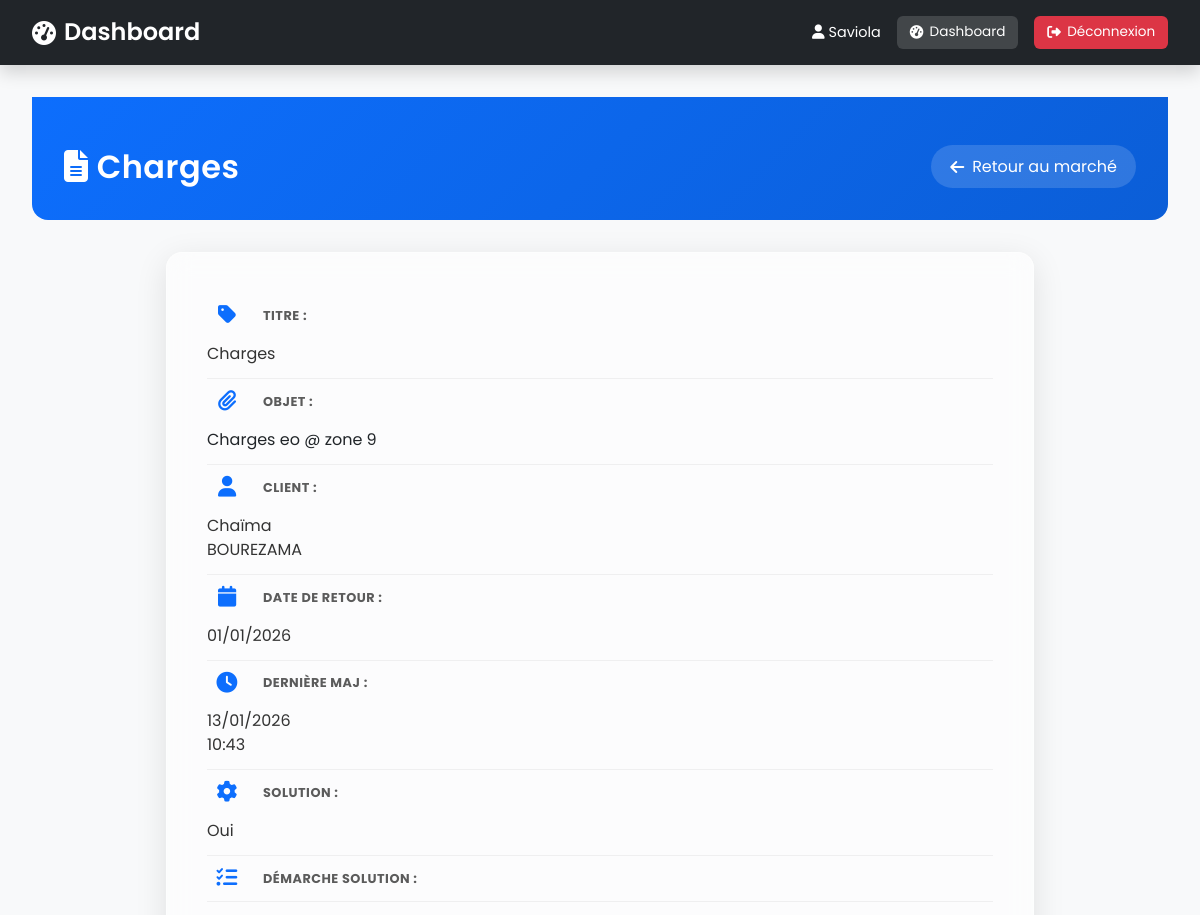
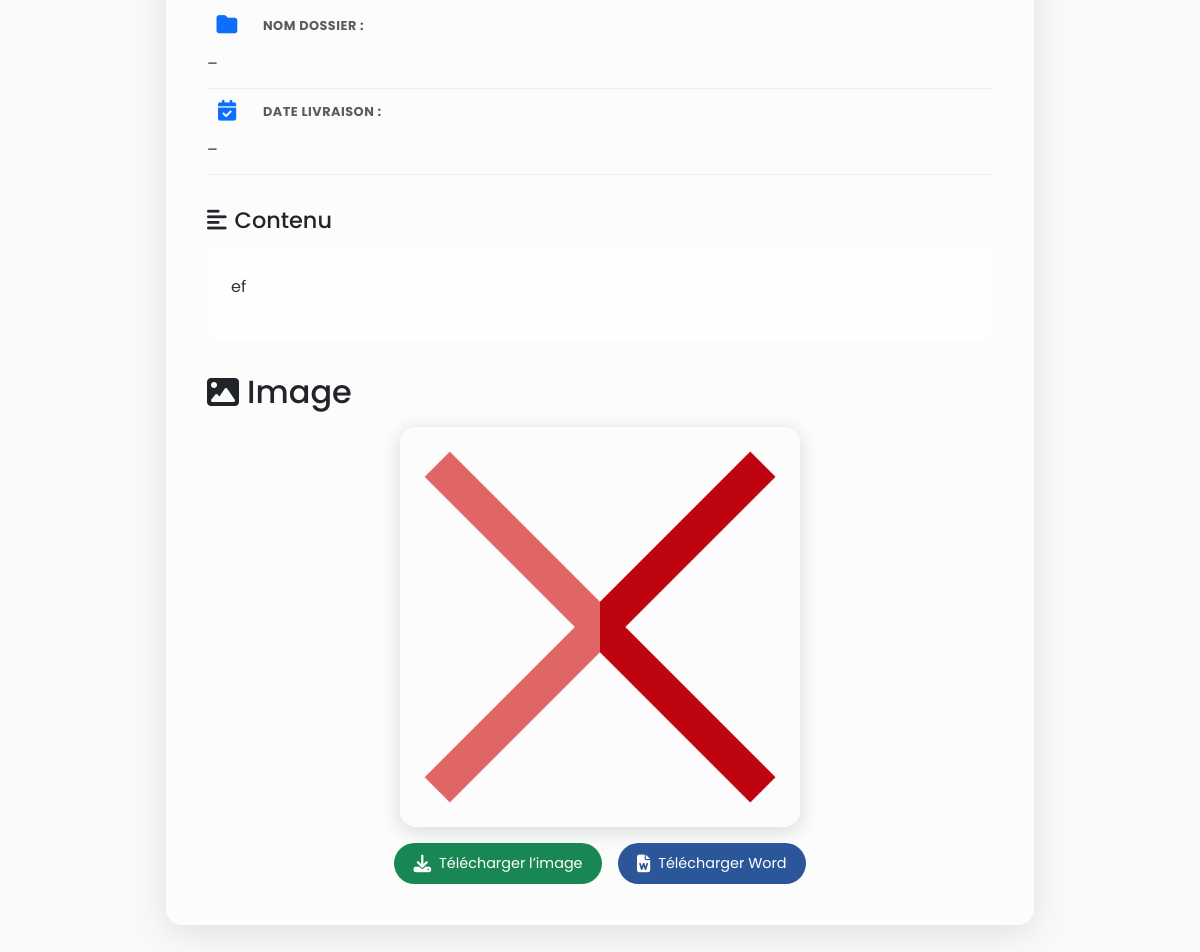
The page /marches/carte/voir/5/ (signed in) on the database its author committed (2 pictures, top to bottom).
### marches/models.py (models this page shows, shortened)
class Carte(models.Model):
    marche_detaille = models.ForeignKey(MarcheDetaille, on_delete=models.CASCADE, related_name='cartes')
    titre = models.CharField(max_length=200)
    objet = models.CharField(max_length=200, blank=True)
    contenu = models.TextField()
    image = models.ImageField(upload_to='cartes_images/', blank=True, null=True)
    nom_client = models.ForeignKey(NomClient, on_delete=models.PROTECT, blank=True, null=True)
    date_retour = models.DateField()
    date_maj = models.DateTimeField(auto_now=True)
    solution = models.ForeignKey(Solution, on_delete=models.PROTECT)
    demarche_solution = models.TextField(blank=True, help_text="À remplir uniquement si la solution choisie l’exige")
    nom_dossier = models.CharField(max_length=200, blank=True, help_text="Nom du dossier associé")
    date_livraison = models.DateField(blank=True, null=True, help_text="À remplir uniquement si la solution choisie l’exige")
    class Meta:
        verbose_name = 'Carte'
        verbose_name_plural = 'Cartes'

class NomClient(models.Model):
    nom = models.CharField(max_length=100, unique=True)
    def __str__(self):
        return self.nom

class Solution(models.Model):
    nom = models.CharField(max_length=100, unique=True)
    demande_demarche = models.BooleanField(default=False, help_text="Cocher si une démarche doit être saisie")
    def __str__(self):
        return self.nom

### marches/views.py (the view)
# urls.py: path('carte/voir/<int:carte_id>/',                  views.voir_carte_view,      name='voir_carte'),
@login_required
def voir_carte_view(request, carte_id):
    carte = get_object_or_404(Carte, id=carte_id)
    return render(request, 'marches/carte_detail.html', {'carte': carte})

### marches/templates/marches/carte_detail.html (shortened to what this page needs)
{% extends 'dashboard/base.html' %}
{% load static %}
{% block extra_css %}
<link rel="stylesheet" href="{% static 'marches/css/carte_detail.css' %}">
{% endblock %}
{% block content %}
<section class="carte-detail-header">
  <h1><i class="fas fa-file-alt"></i> {{ carte.titre }}</h1>
  <a href="{% url 'marches:description' carte.marche_detaille.id %}" class="btn-retour">
    <i class="fas fa-arrow-left"></i> Retour au marché
  </a>
</section>
<main class="carte-detail-main">
  <div class="detail-card">
    <div class="detail-row"><i class="fas fa-tag"></i><strong>Titre :</strong> {{ carte.titre }}</div>
    <div class="detail-row"><i class="fas fa-paperclip"></i><strong>Objet :</strong> <span class="detail-objet">{{ carte.objet|default:"Non renseigné" }}</span></div>
    <div class="detail-row"><i class="fas fa-user"></i><strong>Client :</strong> {{ carte.nom_client|default:"Non renseigné" }}</div>
    <div class="detail-row"><i class="fas fa-calendar"></i><strong>Date de retour :</strong> {{ carte.date_retour|date:"d/m/Y" }}</div>
    <div class="detail-row"><i class="fas fa-clock"></i><strong>Dernière MAJ :</strong> {{ carte.date_maj|date:"d/m/Y H:i" }}</div>
    <div class="detail-row"><i class="fas fa-cog"></i><strong>Solution :</strong> {{ carte.solution }}</div>
    {% if carte.solution.demande_demarche %}
    <div class="detail-demarche">
      <div class="detail-row"><i class="fas fa-tasks"></i><strong>Démarche solution :</strong></div>
      <div class="detail-row"><i class="fas fa-folder"></i><strong>Nom dossier :</strong> {{ carte.nom_dossier|default:"–" }}</div>
      <div class="detail-row"><i class="fas fa-calendar-check"></i><strong>Date livraison :</strong> {{ carte.date_livraison|date:"d/m/Y"|default:"–" }}</div>
    </div>
    {% endif %}
    <div class="detail-content">
      <h2><i class="fas fa-align-left"></i> Contenu</h2>
      <div class="contenu">{{ carte.contenu|linebreaks }}</div>
    </div>
    {% if carte.image %}
    <div class="detail-image">
      <h2><i class="fas fa-image"></i> Image</h2>
      <img src="{{ carte.image.url }}" alt="{{ carte.titre }}">
      <div class="detail-downloads">
        <a href="{{ carte.image.url }}" download class="btn-down img">
          <i class="fas fa-download"></i> Télécharger l’image
        </a>
        <a href="{% url 'marches:download_word' carte.id %}" class="btn-down word">
          <i class="fas fa-file-word"></i> Télécharger Word
        </a>
      </div>
    </div>
    {% endif %}
  </div>
</main>
{% endblock %}

### dashboard/templates/dashboard/base.html (shortened to what this page needs)
{% load static %}
<!DOCTYPE html>
<html lang="fr">
<head>
    <link rel="stylesheet" href="https://cdnjs.cloudflare.com/ajax/libs/font-awesome/6.4.0/css/all.min.css">
    <link href="https://cdn.jsdelivr.net/npm/bootstrap@5.3.2/dist/css/bootstrap.min.css" rel="stylesheet">
    <link rel="stylesheet" href="{% static 'dashboard/css/dashboard.css' %}">
    {% block extra_css %}{% endblock %}
</head>
<body>
    <header>
        <h1><i class="fas fa-tachometer-alt"></i> Dashboard</h1>
        <div class="header-actions">
            <span class="user-name"><i class="fas fa-user"></i> {{ request.user.username }}</span>
            {% if request.resolver_match.url_name != 'dashboard' %}
            <nav class="breadcrumb-bar">
                <a href="{% url 'dashboard:dashboard' %}" class="btn-nav">
                    <i class="fas fa-tachometer-alt"></i> Dashboard
                </a>
            </nav>
            {% endif %}
            <a href="{% url 'authentification:logout' %}" class="btn-logout">
                <i class="fas fa-sign-out-alt"></i> Déconnexion
            </a>
        </div>
    </header>
    <main>
        {% block content %}{% endblock %}
    </main>
</body>
</html>

### dashboard/static/dashboard/css/dashboard.css (style rules this page uses)
:root { --primary-color: #0d6efd; --secondary-color: #6c757d; --success-color: #28a745; --danger-color: #dc3545; --light-color: #f8f9fa; --dark-color: #212529; --shadow-sm: 0 .125rem .25rem rgba(0,0,0,.075); --shadow-md: 0 .5rem 1rem rgba(0,0,0,.15); --shadow-lg: 0 1rem 3rem rgba(0,0,0,.175); --transition: all .3s ease; }
body { font-family: 'Poppins', 'Segoe UI', Roboto, Arial, sans-serif; background: var(--light-color); margin: 0; padding: 0; color: #333; }
header { background: var(--dark-color); color: #fff; padding: 1rem 2rem; display: flex; justify-content: space-between; align-items: center; box-shadow: var(--shadow-md); position: sticky; top: 0; z-index: 100; }
header h1 { margin: 0; font-size: 1.5rem; font-weight: 600; display: flex; align-items: center; gap: .5rem; }
.header-actions { display: flex; align-items: center; gap: 1rem; }
.user-name { font-size: .9rem; color: #fff; white-space: nowrap; }
.breadcrumb-bar { display: flex; gap: .5rem; }
.btn-nav { background: rgba(255,255,255,.15); color: #fff; padding: .4rem .8rem; border-radius: .375rem; text-decoration: none; font-size: .85rem; display: inline-flex; align-items: center; gap: .4rem; transition: background .2s; }
.btn-logout { background: var(--danger-color); color: #fff; padding: .4rem .8rem; border-radius: .375rem; text-decoration: none; font-size: .85rem; display: inline-flex; align-items: center; gap: .4rem; transition: background .2s; }
main { padding: 2rem; max-width: 1400px; margin: 0 auto; }
main h2 { color: var(--dark-color); margin-bottom: 1.5rem; display: flex; align-items: center; gap: .5rem; }

### marches/static/marches/css/carte_detail.css (style rules this page uses)
:root { --primary: #0d6efd; --danger: #dc3545; --glass: rgba(255, 255, 255, 0.55); --shadow: 0 8px 32px rgba(0, 0, 0, 0.1); --radius: 16px; --txt: #212529; --bg: #f5f7fb; --grad: linear-gradient(135deg, var(--primary) 0%, #0b5ed7 100%); }
.carte-detail-header { background: var(--grad); color: #fff; padding: 3rem 2rem 2rem; border-radius: 0 0 var(--radius) var(--radius); display: flex; justify-content: space-between; align-items: center; flex-wrap: wrap; gap: 1rem; animation: fadeIn 0.6s ease; }
.carte-detail-header h1 { margin: 0; font-size: 2rem; font-weight: 600; letter-spacing: 0.5px; }
.btn-retour { background: rgba(255, 255, 255, 0.15); color: #fff; padding: 0.6rem 1.2rem; border-radius: 50rem; text-decoration: none; display: inline-flex; align-items: center; gap: 0.5rem; transition: background 0.3s, transform 0.2s; }
.carte-detail-main { max-width: 900px; margin: 2rem auto; padding: 0 1rem; }
.detail-card { background: var(--glass); backdrop-filter: blur(12px); border: 1px solid rgba(255, 255, 255, 0.4); border-radius: var(--radius); box-shadow: var(--shadow); padding: 2.5rem; animation: fadeIn 0.8s ease; }
.detail-row { display: grid; grid-template-columns: 40px 1fr; align-items: center; gap: 1rem; padding: 0.75rem 0; border-bottom: 1px solid rgba(0, 0, 0, 0.05); transition: background 0.2s; }
.detail-row i { font-size: 1.3rem; color: var(--primary); justify-self: center; }
.detail-row strong { font-size: 0.8rem; text-transform: uppercase; letter-spacing: 0.5px; opacity: 0.8; }
.detail-row span { font-size: 1rem; color: var(--txt); }
.detail-content { margin-top: 2rem; }
.detail-content h2 { display: flex; align-items: center; gap: 0.5rem; margin-bottom: 1rem; font-size: 1.4rem; }
.detail-content .contenu { background: rgba(255, 255, 255, 0.6); padding: 1.5rem; border-radius: 12px; line-height: 1.7; font-size: 1rem; }
.detail-image { margin-top: 2rem; text-align: center; }
.detail-image h2 { margin-bottom: 1rem; }
.detail-image img { max-width: 100%; max-height: 400px; border-radius: var(--radius); box-shadow: 0 4px 20px rgba(0, 0, 0, 0.15); transition: transform 0.3s; }
.detail-objet { white-space: nowrap; max-width: 100%; }
.detail-downloads { margin-top: 1rem; display: flex; justify-content: center; gap: 1rem; flex-wrap: wrap; }
.btn-down { padding: 0.6rem 1.2rem; border-radius: 50rem; text-decoration: none; font-size: 0.9rem; display: inline-flex; align-items: center; gap: 0.5rem; transition: transform 0.2s, box-shadow 0.2s; }
.btn-down.img { background: #198754; color: #fff; }
.btn-down.word { background: #2b579a; color: #fff; }
.btn-down i { font-size: 1.1rem; }

### rows shown on the page
Carte: titre "Charges", objet "Charges eo @ zone 9", nom_client "Chaïma BOUREZAMA", date_retour "01/01/2026", date_maj "13/01/2026 10:43", solution "Oui", nom_dossier "–", date_livraison "–", contenu "ef", image (picture)

### other values the page prints
{{ request.user.username }} "Saviola"
